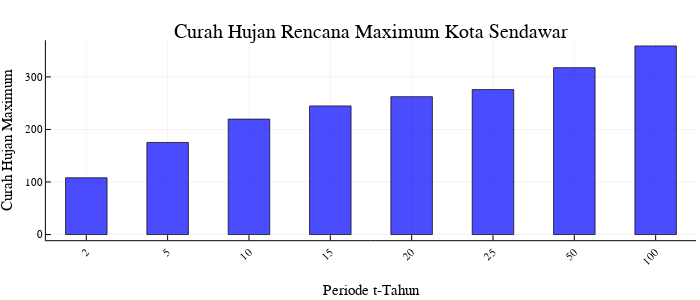

Here is the notebook cell this chart was saved with:
### Code cell
bar(periode,xtsendawar, 
            bar_width=0.7, 
            title="Curah Hujan Rencana Maximum Kota Sendawar",
            ylabel="Curah Hujan Maximum",
            xlabel="Periode t-Tahun",
            color=:blue,
            alpha=0.7,
            xrotation=45, 
            size=(700,300),
            legend=false)

### Figure 1 — Plotly figure (JSON) as saved in the notebook; plotly's stock layout.template omitted (floating-point values rounded to 4 significant figures)
{"data": [{"fill": "tozeroy", "fillcolor": "rgba(0, 0, 255, 0.700)", "hoverinfo": "none", "legendgroup": "y1", "line": {"color": "rgba(0, 0, 0, 0.700)", "dash": "solid", "width": 1}, "mode": "lines", "name": "y1", "showlegend": true, "type": "scatter", "x": [0.15, 0.15, 0.85, 0.85, 0.15, 0.15], "xaxis": "x1", "y": [108.1, 0, 0, 108.1, 108.1, 108.1], "yaxis": "y1"}, {"colorbar": {"title": ""}, "legendgroup": "y1", "marker": {"color": "rgba(0, 0, 255, 0.000)", "line": {"color": "rgba(0, 0, 0, 0.000)", "width": 1}, "size": 0, "symbol": "circle"}, "mode": "markers", "name": "y1", "showlegend": false, "type": "scatter", "x": [0.5], "xaxis": "x", "y": [108.1], "yaxis": "y", "zmax": null, "zmin": null}, {"fill": "tozeroy", "fillcolor": "rgba(0, 0, 255, 0.700)", "hoverinfo": "none", "legendgroup": "y2", "line": {"color": "rgba(0, 0, 0, 0.700)", "dash": "solid", "width": 1}, "mode": "lines", "name": "y2", "showlegend": true, "type": "scatter", "x": [1.521, 1.521, 2.221, 2.221, 1.521, 1.521], "xaxis": "x1", "y": [175.2, 0, 0, 175.2, 175.2, 175.2], "yaxis": "y1"}, {"colorbar": {"title": ""}, "legendgroup": "y2", "marker": {"color": "rgba(0, 0, 255, 0.000)", "line": {"color": "rgba(0, 0, 0, 0.000)", "width": 1}, "size": 0, "symbol": "circle"}, "mode": "markers", "name": "y2", "showlegend": false, "type": "scatter", "x": [1.871], "xaxis": "x", "y": [175.2], "yaxis": "y", "zmax": null, "zmin": null}, {"fill": "tozeroy", "fillcolor": "rgba(0, 0, 255, 0.700)", "hoverinfo": "none", "legendgroup": "y3", "line": {"color": "rgba(0, 0, 0, 0.700)", "dash": "solid", "width": 1}, "mode": "lines", "name": "y3", "showlegend": true, "type": "scatter", "x": [2.892, 2.892, 3.592, 3.592, 2.892, 2.892], "xaxis": "x1", "y": [219.7, 0, 0, 219.7, 219.7, 219.7], "yaxis": "y1"}, {"colorbar": {"title": ""}, "legendgroup": "y3", "marker": {"color": "rgba(0, 0, 255, 0.000)", "line": {"color": "rgba(0, 0, 0, 0.000)", "width": 1}, "size": 0, "symbol": "circle"}, "mode": "markers", "name": "y3", "showlegend": false, "type": "scatter", "x": [3.242], "xaxis": "x", "y": [219.7], "yaxis": "y", "zmax": null, "zmin": null}, {"fill": "tozeroy", "fillcolor": "rgba(0, 0, 255, 0.700)", "hoverinfo": "none", "legendgroup": "y4", "line": {"color": "rgba(0, 0, 0, 0.700)", "dash": "solid", "width": 1}, "mode": "lines", "name": "y4", "showlegend": true, "type": "scatter", "x": [4.263, 4.263, 4.963, 4.963, 4.263, 4.263], "xaxis": "x1", "y": [244.8, 0, 0, 244.8, 244.8, 244.8], "yaxis": "y1"}, {"colorbar": {"title": ""}, "legendgroup": "y4", "marker": {"color": "rgba(0, 0, 255, 0.000)", "line": {"color": "rgba(0, 0, 0, 0.000)", "width": 1}, "size": 0, "symbol": "circle"}, "mode": "markers", "name": "y4", "showlegend": false, "type": "scatter", "x": [4.613], "xaxis": "x", "y": [244.8], "yaxis": "y", "zmax": null, "zmin": null}, {"fill": "tozeroy", "fillcolor": "rgba(0, 0, 255, 0.700)", "hoverinfo": "none", "legendgroup": "y5", "line": {"color": "rgba(0, 0, 0, 0.700)", "dash": "solid", "width": 1}, "mode": "lines", "name": "y5", "showlegend": true, "type": "scatter", "x": [5.634, 5.634, 6.334, 6.334, 5.634, 5.634], "xaxis": "x1", "y": [262.4, 0, 0, 262.4, 262.4, 262.4], "yaxis": "y1"}, {"colorbar": {"title": ""}, "legendgroup": "y5", "marker": {"color": "rgba(0, 0, 255, 0.000)", "line": {"color": "rgba(0, 0, 0, 0.000)", "width": 1}, "size": 0, "symbol": "circle"}, "mode": "markers", "name": "y5", "showlegend": false, "type": "scatter", "x": [5.984], "xaxis": "x", "y": [262.4], "yaxis": "y", "zmax": null, "zmin": null}, {"fill": "tozeroy", "fillcolor": "rgba(0, 0, 255, 0.700)", "hoverinfo": "none", "legendgroup": "y6", "line": {"color": "rgba(0, 0, 0, 0.700)", "dash": "solid", "width": 1}, "mode": "lines", "name": "y6", "showlegend": true, "type": "scatter", "x": [7.005, 7.005, 7.705, 7.705, 7.005, 7.005], "xaxis": "x1", "y": [275.9, 0, 0, 275.9, 275.9, 275.9], "yaxis": "y1"}, {"colorbar": {"title": ""}, "legendgroup": "y6", "marker": {"color": "rgba(0, 0, 255, 0.000)", "line": {"color": "rgba(0, 0, 0, 0.000)", "width": 1}, "size": 0, "symbol": "circle"}, "mode": "markers", "name": "y6", "showlegend": false, "type": "scatter", "x": [7.355], "xaxis": "x", "y": [275.9], "yaxis": "y", "zmax": null, "zmin": null}, {"fill": "tozeroy", "fillcolor": "rgba(0, 0, 255, 0.700)", "hoverinfo": "none", "legendgroup": "y7", "line": {"color": "rgba(0, 0, 0, 0.700)", "dash": "solid", "width": 1}, "mode": "lines", "name": "y7", "showlegend": true, "type": "scatter", "x": [8.376, 8.376, 9.076, 9.076, 8.376, 8.376], "xaxis": "x1", "y": [317.6, 0, 0, 317.6, 317.6, 317.6], "yaxis": "y1"}, {"colorbar": {"title": ""}, "legendgroup": "y7", "marker": {"color": "rgba(0, 0, 255, 0.000)", "line": {"color": "rgba(0, 0, 0, 0.000)", "width": 1}, "size": 0, "symbol": "circle"}, "mode": "markers", "name": "y7", "showlegend": false, "type": "scatter", "x": [8.726], "xaxis": "x", "y": [317.6], "yaxis": "y", "zmax": null, "zmin": null}, {"fill": "tozeroy", "fillcolor": "rgba(0, 0, 255, 0.700)", "hoverinfo": "none", "legendgroup": "y8", "line": {"color": "rgba(0, 0, 0, 0.700)", "dash": "solid", "width": 1}, "mode": "lines", "name": "y8", "showlegend": true, "type": "scatter", "x": [9.747, 9.747, 10.45, 10.45, 9.747, 9.747], "xaxis": "x1", "y": [359.0, 0, 0, 359.0, 359.0, 359.0], "yaxis": "y1"}, {"colorbar": {"title": ""}, "legendgroup": "y8", "marker": {"color": "rgba(0, 0, 255, 0.000)", "line": {"color": "rgba(0, 0, 0, 0.000)", "width": 1}, "size": 0, "symbol": "circle"}, "mode": "markers", "name": "y8", "showlegend": false, "type": "scatter", "x": [10.1], "xaxis": "x", "y": [359.0], "yaxis": "y", "zmax": null, "zmin": null}], "layout": {"annotations": [{"font": {"color": "rgba(0, 0, 0, 1.000)", "family": "sans-serif", "size": 20}, "rotation": 0, "showarrow": false, "text": "Curah Hujan Rencana Maximum Kota Sendawar", "x": 0.53, "xanchor": "center", "xref": "paper", "y": 1, "yanchor": "top", "yref": "paper"}], "height": 300, "margin": {"b": 20, "l": 0, "r": 0, "t": 20}, "paper_bgcolor": "rgba(255, 255, 255, 1.000)", "plot_bgcolor": "rgba(255, 255, 255, 1.000)", "showlegend": false, "width": 700, "xaxis": {"anchor": "y", "domain": [0.06554, 0.9944], "gridcolor": "rgba(0, 0, 0, 0.100)", "gridwidth": 0.5, "linecolor": "rgba(0, 0, 0, 1.000)", "mirror": false, "range": [-0.1812, 10.78], "showgrid": true, "showline": true, "showticklabels": true, "tickangle": -45, "tickcolor": "rgb(0, 0, 0)", "tickfont": {"color": "rgba(0, 0, 0, 1.000)", "family": "sans-serif", "size": 11}, "tickmode": "array", "ticks": "inside", "ticktext": ["2", "5", "10", "15", "20", "25", "50", "100"], "tickvals": [0.5, 1.871, 3.242, 4.613, 5.984, 7.355, 8.726, 10.1], "title": "Periode t-Tahun", "titlefont": {"color": "rgba(0, 0, 0, 1.000)", "family": "sans-serif", "size": 15}, "type": "-", "visible": true, "zeroline": false, "zerolinecolor": "rgba(0, 0, 0, 1.000)"}, "yaxis": {"anchor": "x", "domain": [0.1531, 0.9221], "gridcolor": "rgba(0, 0, 0, 0.100)", "gridwidth": 0.5, "linecolor": "rgba(0, 0, 0, 1.000)", "mirror": false, "range": [-10.77, 369.8], "showgrid": true, "showline": true, "showticklabels": true, "tickangle": 0, "tickcolor": "rgb(0, 0, 0)", "tickfont": {"color": "rgba(0, 0, 0, 1.000)", "family": "sans-serif", "size": 11}, "tickmode": "array", "ticks": "inside", "ticktext": ["0", "100", "200", "300"], "tickvals": [0, 100, 200, 300], "title": "Curah Hujan Maximum", "titlefont": {"color": "rgba(0, 0, 0, 1.000)", "family": "sans-serif", "size": 15}, "type": "-", "visible": true, "zeroline": false, "zerolinecolor": "rgba(0, 0, 0, 1.000)"}}}
